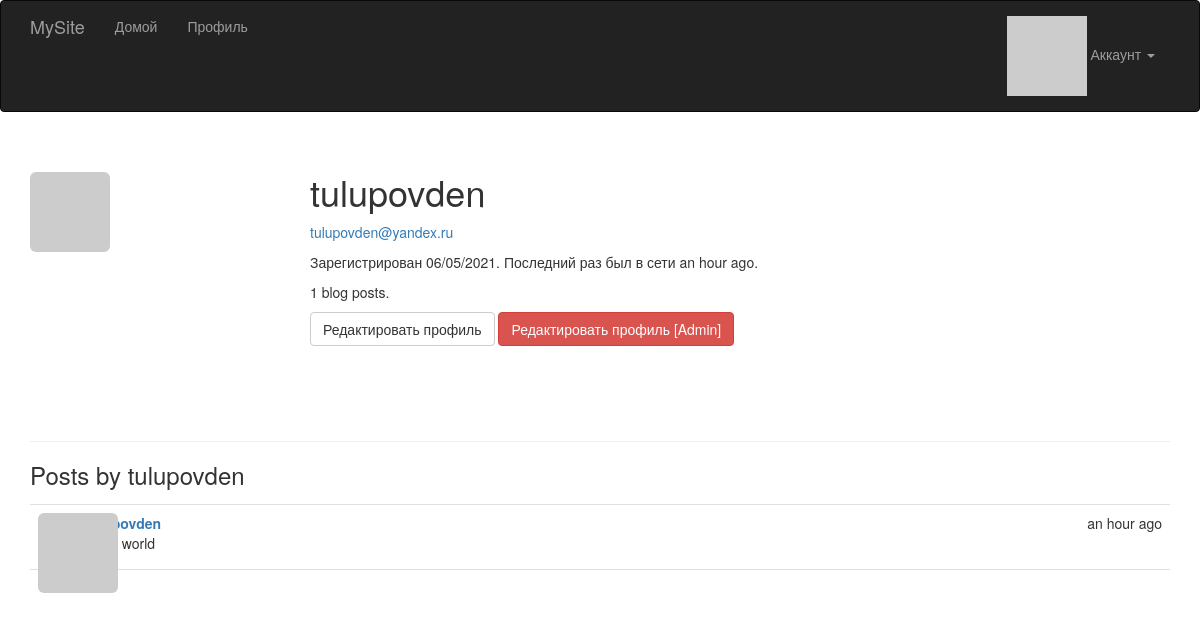
Page /user/tulupovden (signed in) on the committed database.
### app/models.py (models this page shows, shortened)
class User(UserMixin, db.Model):
    __tablename__ = 'users'
    id = db.Column(db.Integer, primary_key=True)
    email = db.Column(db.String(64), unique=True, index=True)
    username = db.Column(db.String(64), unique=True, index=True)
    role_id = db.Column(db.Integer, db.ForeignKey('roles.id'))
    password_hash = db.Column(db.String(128))
    confirmed = db.Column(db.Boolean, default=False)
    name = db.Column(db.String(64))
    location = db.Column(db.String(64))
    about_me = db.Column(db.Text())
    member_since = db.Column(db.DateTime(), default=datetime.utcnow)
    last_seen = db.Column(db.DateTime(), default=datetime.utcnow)
    avatar_hash = db.Column(db.String(32))
    posts = db.relationship('Post', backref='author', lazy='dynamic')
    @property
    def password(self):
        raise AttributeError('password is not a readable attribute')
    def can(self, perm):
        return self.role is not None and self.role.has_permission(perm)
    def is_administrator(self):
        return self.can(Permission.ADMIN)
    def ping(self):
        self.last_seen = datetime.utcnow()
        db.session.add(self)
    def gravatar(self, size=100, default='identicon', rating='g'):
        url = 'https://secure.gravatar.com/avatar'
        hash = self.avatar_hash or self.gravatar_hash()
        return '{url}/{hash}?s={size}&d={default}&r={rating}'.format(
            url=url, hash=hash, size=size, default=default, rating=rating)

class Post(db.Model):
    __tablename__ = 'posts'
    id = db.Column(db.Integer, primary_key=True)
    body = db.Column(db.Text)
    timestamp = db.Column(db.DateTime, index=True, default=datetime.utcnow)
    author_id = db.Column(db.Integer, db.ForeignKey('users.id'))

### app/main/views.py (the view)
@main.route('/user/<username>')
def user(username):
    user = User.query.filter_by(username=username).first_or_404()
    posts = user.posts.order_by(Post.timestamp.desc()).all()
    return render_template('user.html', user=user, posts=posts)

### app/auth/views.py (called while the page is built)
@auth.before_app_request
def before_request():
    if current_user.is_authenticated:
        current_user.ping()
        if not current_user.confirmed \
                and request.endpoint \
                and request.blueprint != 'auth' \
                and request.endpoint != 'static':
            return redirect(url_for('auth.unconfirmed'))

### app/main/__init__.py (called while the page is built)
@main.app_context_processor
def inject_permissions():
    return dict(Permission=Permission)

### app/models.py (called while the page is built)
@login_manager.user_loader
def load_user(user_id):
    return User.query.get(int(user_id))

    def has_permission(self, perm):
        return self.permissions & perm == perm

### app/templates/user.html (shortened to what this page needs)
{% extends "base.html" %}
{% block page_content %}
<div class="page-header">
     <img class="img-rounded profile-thumbnail" src="{{ user.gravatar(size=256) }}">
    <div class="profile-header">
        <h1>{{ user.username }}</h1>
        {% if current_user.is_administrator() %}
        <p><a href="mailto:{{ user.email }}">{{ user.email }}</a></p>
        {% endif %}
        <p>Зарегистрирован {{ moment(user.member_since).format('L') }}. Последний раз был в сети {{ moment(user.last_seen).fromNow() }}.</p>
        <p>{{ user.posts.count() }} blog posts.</p>
        <p>
            {% if user == current_user %}
            <a class="btn btn-default" href="{{ url_for('.edit_profile') }}">Редактировать профиль</a>
            {% endif %}
            {% if current_user.is_administrator() %}
            <a class="btn btn-danger" href="{{ url_for('.edit_profile_admin', id=user.id) }}">Редактировать профиль [Admin]</a>
            {% endif %}
        </p>
    </div>
</div>
<h3>Posts by {{ user.username }}</h3>
{% include '_posts.html' %}
{% endblock %}

### app/templates/_posts.html
<ul class="posts">
    {% for post in posts %}
    <li class="post">
        <div class="post-thumbnail">
            <a href="{{ url_for('.user', username=post.author.username) }}">
                <img class="img-rounded profile-thumbnail" src="{{ post.author.gravatar(size=40) }}">
            </a>
        </div>
        <div class="post-content">
            <div class="post-date">{{ moment(post.timestamp).fromNow() }}</div>
            <div class="post-author"><a href="{{ url_for('.user', username=post.author.username) }}">{{ post.author.username }}</a></div>
            <div class="post-body">{{ post.body }}</div>
        </div>
    </li>
    {% endfor %}
</ul>

### app/static/styles.css (style rules this page uses)
.profile-thumbnail { position: absolute; }
.profile-header { min-height: 260px; margin-left: 280px; }
ul.posts { list-style-type: none; padding: 0px; margin: 16px 0px 0px 0px; border-top: 1px solid #e0e0e0; }
ul.posts li.post { padding: 8px; border-bottom: 1px solid #e0e0e0; }
div.post-date { float: right; }
div.post-author { font-weight: bold; }
div.post-thumbnail { position: absolute; }
div.post-content { margin-left: 48px; min-height: 48px; }

### rows in the picture
User: username "tulupovden", email "tulupovden@yandex.ru", member_since "06/05/2021", last_seen "an hour ago"
Post: timestamp "an hour ago", author.username "tulupovden", body "Hello world"

### other values in the picture
{{ user.posts.count() }} "1"
